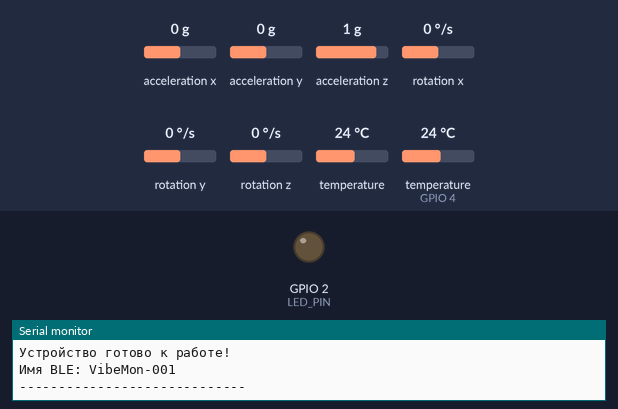
Simulated run of this sketch. Board: ESP32. Parts: output pins drawn as LEDs (lit = HIGH), the last lines printed to the serial monitor. The inputs (shaded band) are chosen by the test bench; at power-on: acceleration x 0 g, acceleration y 0 g, acceleration z 1 g, rotation x 0 °/s, rotation y 0 °/s, rotation z 0 °/s, temperature 24 °C, temperature (sensor on GPIO 4) 24 °C. Random numbers use the default seed unless the sketch sets one; nothing arrives over Bluetooth unless stated; a phone connects over Bluetooth LE 3 s after start.

Above: at 0.4 s.
At 1.8 s:
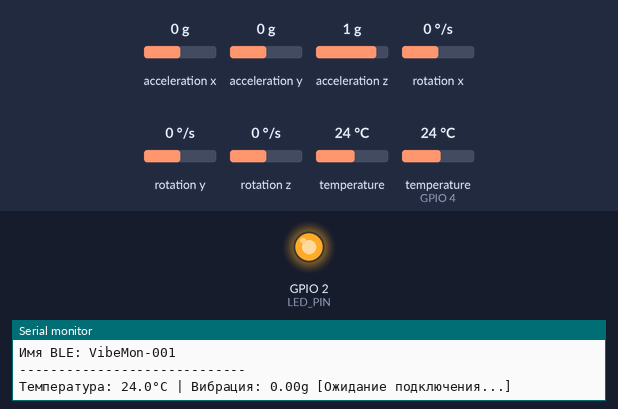
Timing chart, 0 to 4.5 s (numbered marks = the images above):
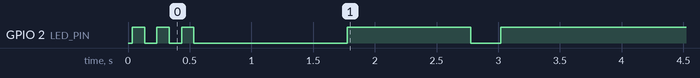

The sketch:

vibemon_esp32.ino
```cpp
/*
 * VibeMon ESP32 BLE Firmware
 *
 * Прошивка для ESP32 с датчиками температуры и вибрации
 * Передаёт данные по BLE в веб-приложение VibeMon
 *
 * Подключение:
 * - DS18B20 (температура): GPIO 4
 * - MPU6050 (вибрация): SDA=GPIO 21, SCL=GPIO 22
 * - Светодиод статуса: GPIO 2 (встроенный)
 *
 * Для Arduino IDE:
 * 1. Установите библиотеки:
 *    - OneWire
 *    - DallasTemperature
 *    - Adafruit MPU6050
 *    - Adafruit Unified Sensor
 * 2. Выберите плату: ESP32 Dev Module
 * 3. Загрузите прошивку
 */

#include <BLEDevice.h>
#include <BLEServer.h>
#include <BLEUtils.h>
#include <BLE2902.h>
#include <Wire.h>
#include <OneWire.h>
#include <DallasTemperature.h>
#include <Adafruit_MPU6050.h>
#include <Adafruit_Sensor.h>

// ========== НАСТРОЙКИ ==========
#define DEVICE_NAME "VibeMon-001"

// Пины
#define ONE_WIRE_BUS 4      // DS18B20 температурный датчик
#define LED_PIN 2           // Встроенный светодиод
#define I2C_SDA 21          // MPU6050 SDA
#define I2C_SCL 22          // MPU6050 SCL

// Интервал обновления данных (мс)
#define UPDATE_INTERVAL 1000

// ========== BLE UUIDs ==========
// Эти UUID должны совпадать с веб-приложением!
#define SERVICE_UUID        "12345678-1234-5678-1234-56789abcdef0"
#define TEMP_CHAR_UUID      "12345678-1234-5678-1234-56789abcdef1"
#define VIBRATION_CHAR_UUID "12345678-1234-5678-1234-56789abcdef2"

// ========== ГЛОБАЛЬНЫЕ ПЕРЕМЕННЫЕ ==========
BLEServer* pServer = nullptr;
BLECharacteristic* pTempCharacteristic = nullptr;
BLECharacteristic* pVibrationCharacteristic = nullptr;

bool deviceConnected = false;
bool oldDeviceConnected = false;

// Датчики
OneWire oneWire(ONE_WIRE_BUS);
DallasTemperature tempSensor(&oneWire);
Adafruit_MPU6050 mpu;

bool mpuAvailable = false;
bool tempSensorAvailable = false;

// Данные
float temperature = 0.0;
float vibration = 0.0;
unsigned long lastUpdate = 0;

// ========== BLE CALLBACKS ==========
class ServerCallbacks : public BLEServerCallbacks {
  void onConnect(BLEServer* pServer) {
    deviceConnected = true;
    Serial.println("✓ Клиент подключен");
    digitalWrite(LED_PIN, HIGH);
  }

  void onDisconnect(BLEServer* pServer) {
    deviceConnected = false;
    Serial.println("✗ Клиент отключен");
    digitalWrite(LED_PIN, LOW);
  }
};

// ========== ИНИЦИАЛИЗАЦИЯ ==========
void setup() {
  Serial.begin(115200);
  Serial.println("\n=============================");
  Serial.println("   VibeMon ESP32 v1.0");
  Serial.println("=============================\n");

  // Светодиод
  pinMode(LED_PIN, OUTPUT);
  digitalWrite(LED_PIN, LOW);

  // I2C для MPU6050
  Wire.begin(I2C_SDA, I2C_SCL);

  // Инициализация датчика температуры
  Serial.print("Инициализация DS18B20... ");
  tempSensor.begin();
  if (tempSensor.getDeviceCount() > 0) {
    tempSensorAvailable = true;
    tempSensor.setResolution(12);
    Serial.println("OK");
  } else {
    Serial.println("НЕ НАЙДЕН (будет симуляция)");
  }

  // Инициализация акселерометра/гироскопа
  Serial.print("Инициализация MPU6050... ");
  if (mpu.begin()) {
    mpuAvailable = true;
    mpu.setAccelerometerRange(MPU6050_RANGE_8_G);
    mpu.setGyroRange(MPU6050_RANGE_500_DEG);
    mpu.setFilterBandwidth(MPU6050_BAND_21_HZ);
    Serial.println("OK");
  } else {
    Serial.println("НЕ НАЙДЕН (будет симуляция)");
  }

  // Инициализация BLE
  Serial.print("Инициализация BLE... ");
  initBLE();
  Serial.println("OK");

  Serial.println("\n-----------------------------");
  Serial.println("Устройство готово к работе!");
  Serial.println("Имя BLE: " + String(DEVICE_NAME));
  Serial.println("-----------------------------\n");

  // Мигание LED для индикации готовности
  for (int i = 0; i < 3; i++) {
    digitalWrite(LED_PIN, HIGH);
    delay(100);
    digitalWrite(LED_PIN, LOW);
    delay(100);
  }
}

void initBLE() {
  // Создание устройства
  BLEDevice::init(DEVICE_NAME);

  // Создание сервера
  pServer = BLEDevice::createServer();
  pServer->setCallbacks(new ServerCallbacks());

  // Создание сервиса
  BLEService* pService = pServer->createService(SERVICE_UUID);

  // Характеристика температуры
  pTempCharacteristic = pService->createCharacteristic(
    TEMP_CHAR_UUID,
    BLECharacteristic::PROPERTY_READ |
    BLECharacteristic::PROPERTY_NOTIFY
  );
  pTempCharacteristic->addDescriptor(new BLE2902());

  // Характеристика вибрации
  pVibrationCharacteristic = pService->createCharacteristic(
    VIBRATION_CHAR_UUID,
    BLECharacteristic::PROPERTY_READ |
    BLECharacteristic::PROPERTY_NOTIFY
  );
  pVibrationCharacteristic->addDescriptor(new BLE2902());

  // Запуск сервиса
  pService->start();

  // Запуск рекламы
  BLEAdvertising* pAdvertising = BLEDevice::getAdvertising();
  pAdvertising->addServiceUUID(SERVICE_UUID);
  pAdvertising->setScanResponse(true);
  pAdvertising->setMinPreferred(0x06);
  pAdvertising->setMinPreferred(0x12);
  BLEDevice::startAdvertising();
}

// ========== ЧТЕНИЕ ДАТЧИКОВ ==========
float readTemperature() {
  if (tempSensorAvailable) {
    tempSensor.requestTemperatures();
    float temp = tempSensor.getTempCByIndex(0);
    if (temp != DEVICE_DISCONNECTED_C && temp > -50 && temp < 150) {
      return temp;
    }
  }
  // Симуляция температуры (40-60°C)
  return 40.0 + random(0, 200) / 10.0;
}

float readVibration() {
  if (mpuAvailable) {
    sensors_event_t a, g, temp;
    mpu.getEvent(&a, &g, &temp);

    // Вычисляем общее ускорение (без учета гравитации по Z)
    float ax = a.acceleration.x;
    float ay = a.acceleration.y;
    float az = a.acceleration.z - 9.81; // Убираем гравитацию

    // Амплитуда вибрации в g
    float vibMagnitude = sqrt(ax*ax + ay*ay + az*az) / 9.81;
    return vibMagnitude;
  }
  // Симуляция вибрации (0.5-3.0 g)
  return 0.5 + random(0, 250) / 100.0;
}

// ========== ОСНОВНОЙ ЦИКЛ ==========
void loop() {
  unsigned long currentTime = millis();

  // Обновление данных каждые UPDATE_INTERVAL мс
  if (currentTime - lastUpdate >= UPDATE_INTERVAL) {
    lastUpdate = currentTime;

    // Чтение датчиков
    temperature = readTemperature();
    vibration = readVibration();

    // Вывод в Serial
    Serial.print("Температура: ");
    Serial.print(temperature, 1);
    Serial.print("°C | Вибрация: ");
    Serial.print(vibration, 2);
    Serial.print("g");

    // Отправка по BLE если подключен клиент
    if (deviceConnected) {
      // Отправка температуры (float, 4 байта, little-endian)
      pTempCharacteristic->setValue((uint8_t*)&temperature, sizeof(float));
      pTempCharacteristic->notify();

      // Отправка вибрации
      pVibrationCharacteristic->setValue((uint8_t*)&vibration, sizeof(float));
      pVibrationCharacteristic->notify();

      Serial.println(" [BLE ✓]");
    } else {
      Serial.println(" [Ожидание подключения...]");
    }

    // Мигание LED при работе
    if (!deviceConnected) {
      digitalWrite(LED_PIN, !digitalRead(LED_PIN));
    }
  }

  // Обработка переподключения
  if (!deviceConnected && oldDeviceConnected) {
    delay(500);
    pServer->startAdvertising();
    Serial.println("Реклама BLE перезапущена");
    oldDeviceConnected = deviceConnected;
  }

  if (deviceConnected && !oldDeviceConnected) {
    oldDeviceConnected = deviceConnected;
  }

  delay(10);
}
```

Measured:
- by itself, GPIO 2 (LED_PIN): HIGH → LOW at 0.13 s, → HIGH 0.10 s later, → LOW 0.10 s later, → HIGH 0.10 s later, … (8 changes in this stretch)
